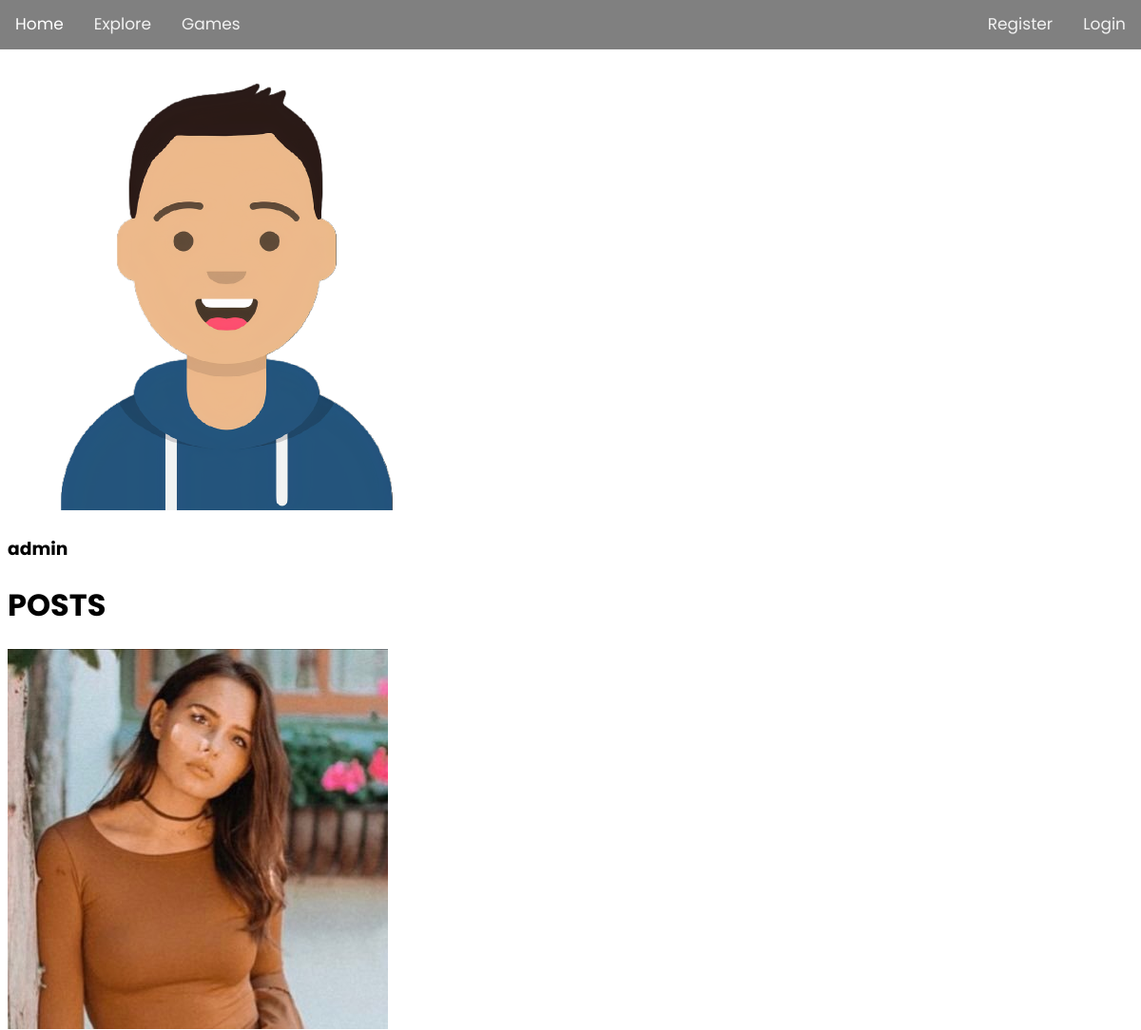
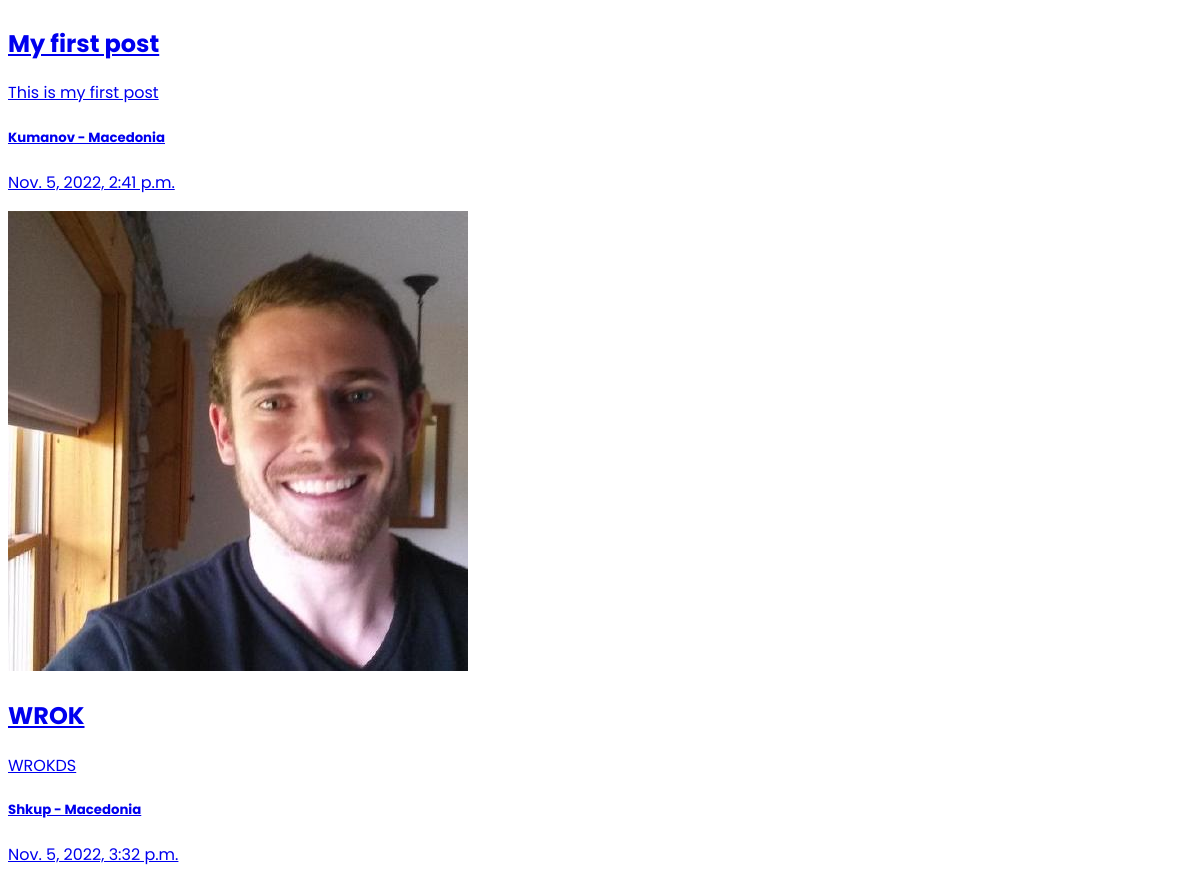
Before: /profile/3f8df50d-3b65-4ad8-8a62-a27367810308/ with the older database file (2 pictures, top to bottom).
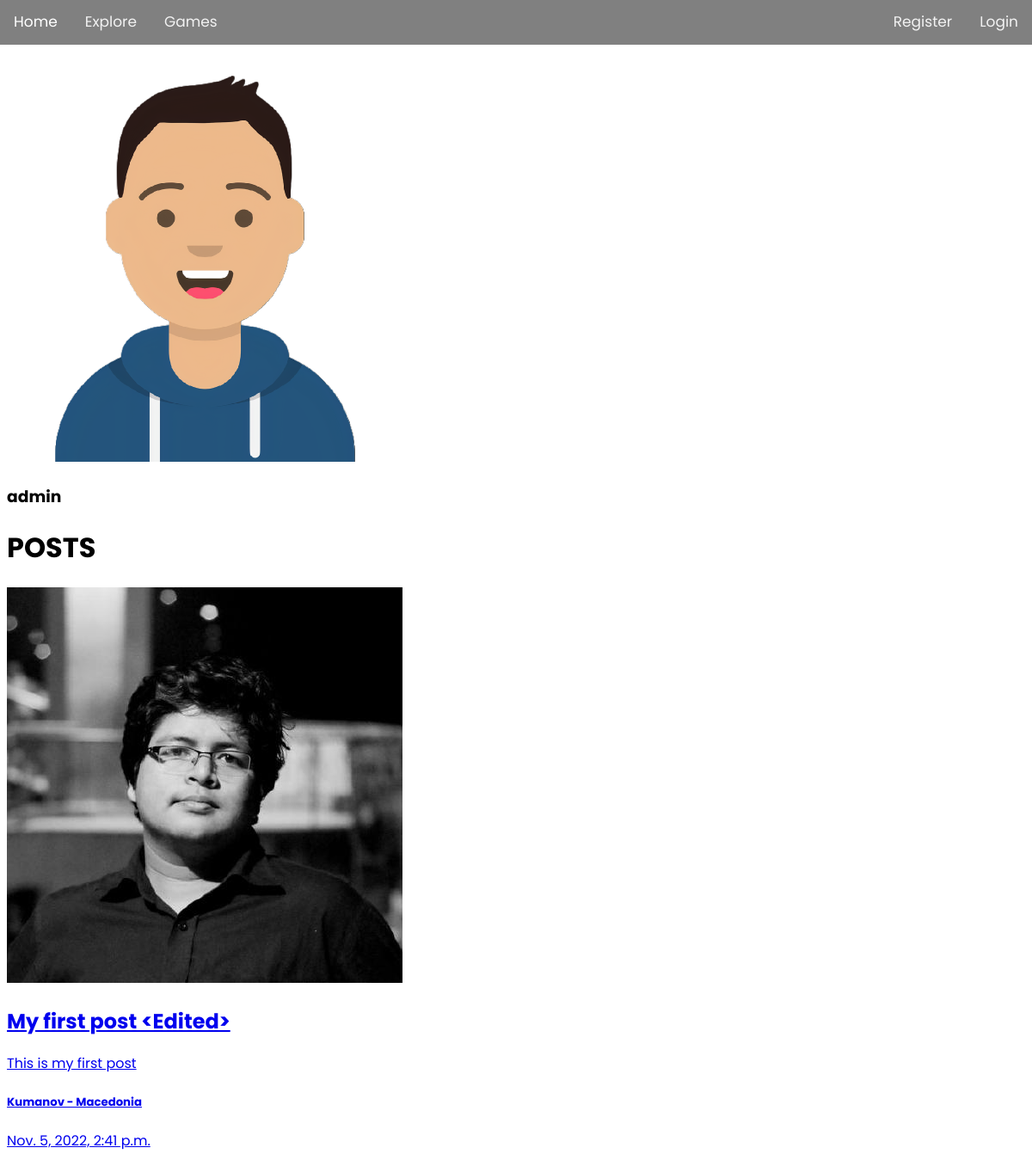
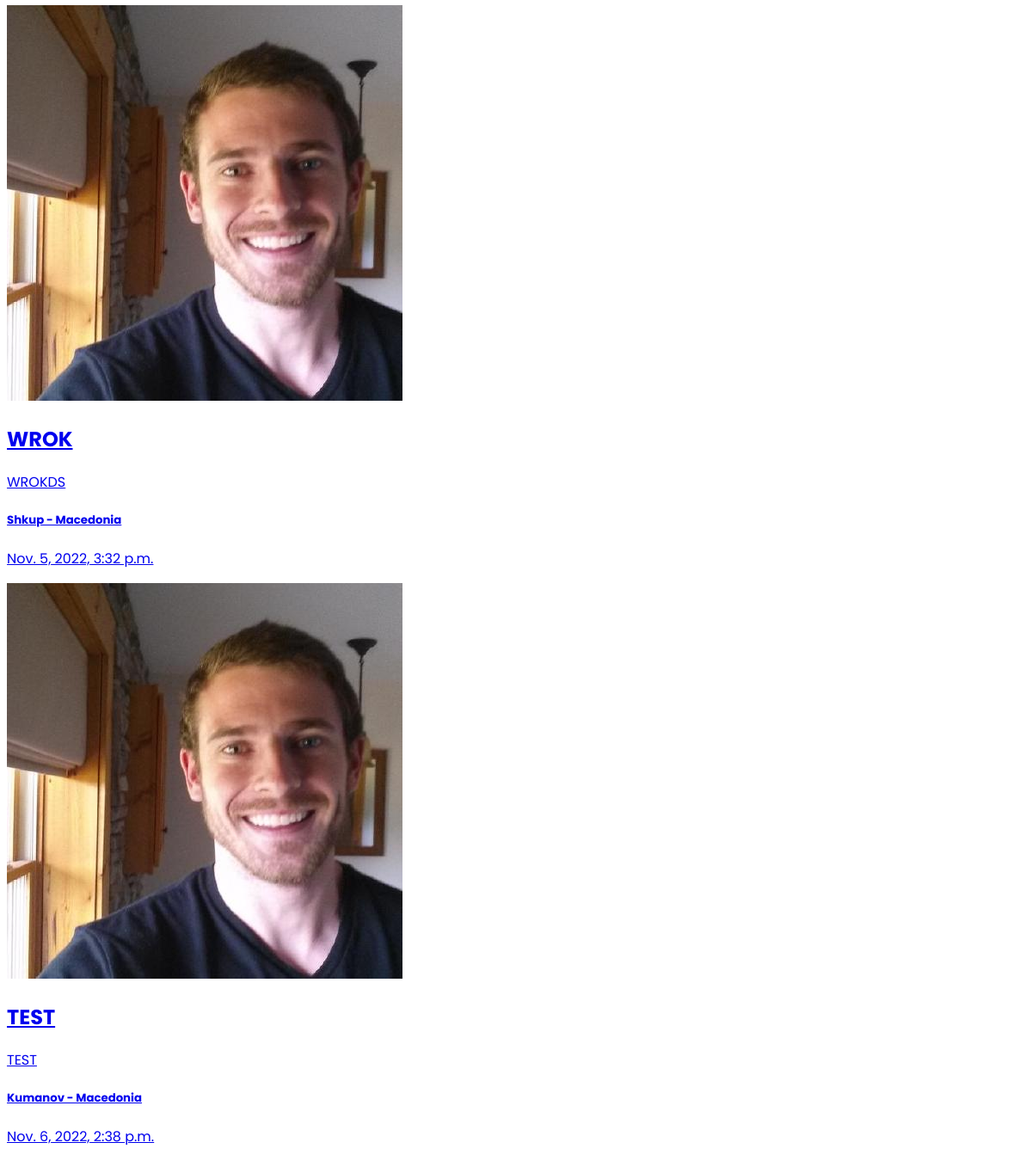
After: the same page with the newer database file (2 pictures, top to bottom).
### posts/models.py (models this page shows, shortened)
class Posts(models.Model):
    owner = models.ForeignKey(Profile , on_delete=models.CASCADE)
    title = models.CharField(max_length=255)
    caption = models.TextField(blank=True , null=True)
    location = models.ForeignKey('Location' , on_delete=models.CASCADE,blank=True , null=True)
    post_image = models.ImageField(default='')
    created = models.DateTimeField(auto_now_add = True)
    id = models.UUIDField(default=uuid.uuid4 , unique=True ,
                        primary_key=True , editable=False)

class Location(models.Model):
    city = models.CharField(max_length=255,blank=True , null=True)
    country = models.CharField(max_length=255,blank=True , null=True)
    created = models.DateTimeField(auto_now_add = True)
    id = models.UUIDField(default=uuid.uuid4 , unique=True ,
                        primary_key=True , editable=False)
    def __str__(self):
        return f'{self.city} - {self.country}'

### users/views.py (the view)
# urls.py: path('profile/<str:pk>/',views.viewProfile ,name='profile'),
def viewProfile(request , pk):
    profile = Profile.objects.get(id=pk)
    posts = profile.posts_set.all()
    context = {
        'profile':profile,
        'posts':posts
    }
    return render(request, 'users/profile.html',context)

### users/templates/users/profile.html (shortened to what this page needs)
{% extends 'main.html' %}
{% block content %}
<img src="{{profile.profile_image.url}}" alt="">
<h3>{{profile.username}}</h3>
<h1>POSTS</h1>
{% for post in posts %}
<a href="{% url 'singlePost' post.id %}">
    <img src="{{post.post_image.url}}" />
    <h2>{{post.title}}</h2>
    {% if post.caption %}
    <p>{{post.caption}}</p>
    {% endif %}
    {% if post.location %}
    <h5>{{post.location}}</h5>
    {% endif %}
    <p>{{post.created}}</p>
    </a>
{% endfor %}
{% endblock content %}

Changed rows visible on the page:
changed Posts "This is my first post": post_image: a different picture; title "My first post" → "My first post <Edited>"
added Posts: post_image (picture), title "TEST", caption "TEST", location "Kumanov - Macedonia", created "Nov. 6, 2022, 2:38 p.m."
